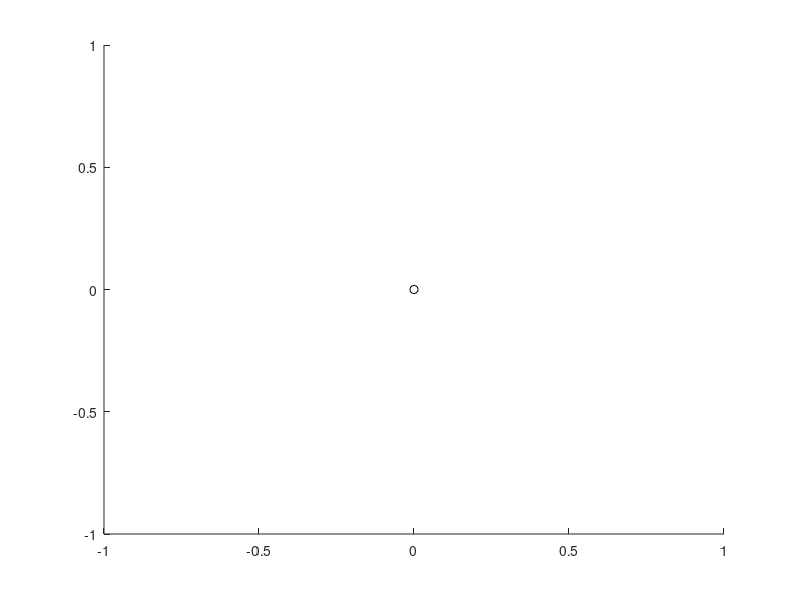

MATLAB code to generate this figure: (Note: this script raises an error after producing the figure.)
clear;
% clc;

% Constants
G = 6.67428e-11;
M = 1.989e30; % Mass of the sun
m = 5e2; % Mass of the satelite
Tmax = 1.5*365.242199*24*3600; %Year in seconds
r0 = 147098074e3; % Initial distance of the lower orbit
v0 = 30.3e3; % Initial velocity of the lower orbit
% Number of trajectories to check in order
% to find the correct one
Nst = 5000;

% Percentage of the trajectory where the
% starting and ending poitns lie
per1 = 0.2;
per2 = 0.7;

% Get and plot the 2 trajectories
hold
plot(0,0,'ok');
[t1,r1,th1] = getTrajectory(G,M,m,Tmax,r0,0,v0);
plot(r1.*cos(th1),r1.*sin(th1),'k');

[t2,r2,th2] = getTrajectory(G,M,m,Tmax,1.2*r0,0,0.95*v0);
plot(r2.*cos(th2),r2.*sin(th2),'k');

% Convert percentage to index
ind1 = min(max(1,round(per1*length(t1))),round(per1*length(t1)));
ind2 = min(max(1,round(per2*length(t2))),round(per2*length(t2)));

% Get velocities
v1 = (th1(ind1+1)-th1(ind1-1))/(t1(ind1+1)-t1(ind1-1))*r1(ind1);
v2 = (th2(ind2+1)-th2(ind2-1))/(t2(ind2+1)-t2(ind2-1))*r2(ind2);

% Plot beginning and ending of the transfer
plot(r1(ind1)*cos(th1(ind1)),r1(ind1)*sin(th1(ind1)),'or');
plot(r2(ind2)*cos(th2(ind2)),r2(ind2)*sin(th2(ind2)),'or');

% Shooting method to find the Hohmann transfer orbit
[t,r,th,dvs] = getTransfer(r1(ind1),th1(ind1),v1,r2(ind2),th2(ind2),v2,G,m,M,Tmax,Nst);
plot(r.*cos(th),r.*sin(th),'r--');
xlabel('x (m)');ylabel('y (m)');
hold off

% Get transfer orbit by the shooting method
function [tt,rr,thh,dvs] = getTransfer(r1,th1,v1,r2,th2,v2,G,m,M,Tmax,Nst)
    % Compute increments of velocity
    dv = linspace(0,0.15*v1,Nst);
    mind = inf;
    for i=1:Nst
        % Compute Angular Momentum
        L = m * (v1+dv(i)) * r1;

        % Initial Condition
        y0 = [r1;0;th1];

        % Stricter tolerance
        options=odeset('RelTol',1e-10,'AbsTol',1e-10);

        % Solve with ode45
        sol = ode45(@(t,p) F(t,p,G,m,M,L),[0 Tmax],y0,options);

        % Extract vectors from structure
        t = sol.x;
        r = sol.y(1,:);
        th = sol.y(3,:);
        
        % Compute distances from ending point
        d = sqrt((r2*cos(th2)-r'.*cos(th')).^2+(r2*sin(th2)-r'.*sin(th')).^2);
        % Get minimum
        [~,indm] = min(d);
        % Check in new orbit is closer than the older one and
        % safeguard against the ending that causes error
        if indm >= length(d)
            continue;
        end
        if (d(indm) < mind)
            mind = d(indm);
            % Get DV impulses
            dvs(1) = dv(i);
            dvs(2) = v2-(th(indm+1)-th(indm-1))/(t(indm+1)-t(indm-1))*r(1,indm);
            % Retain the trajectory to be returned
            tt = t(1:indm);
            rr = r(1:indm);
            thh = th(1:indm);
        end
    end
    
    
end


% Get trajectory
function [t,r,th] = getTrajectory(G,M,m,Tmax,r0,th0,v0)
    % Compute Angular Momentum
    L = m * v0 * r0;

    % Initial Condition
    y0 = [r0;0;th0];

    % Stricter tolerance
    options=odeset('RelTol',1e-10,'AbsTol',1e-10);

    % Solve with ode45
    sol = ode45(@(t,p) F(t,p,G,m,M,L),[0 Tmax],y0,options);

    % Plot results
    t = sol.x;
    r = sol.y(1,:);
    th = sol.y(3,:);
end

% Function
function y = F(t,y0,G,m,M,L)
    % Initialize output
    y = zeros(3,1);
    % Equation r\dot = v_r
    y(1) = y0(2);
    % Equation v_r\dot = L^2 / (m^2 r^3) - G M / r^2
    y(2) =  L^2 ./ (m^2 * y0(1)^3) - G * M ./ y0(1).^2;
    % Equation \phi\dot = L / (m r ^2)
    y(3) = L ./ (m * y0(1).^2);
end
